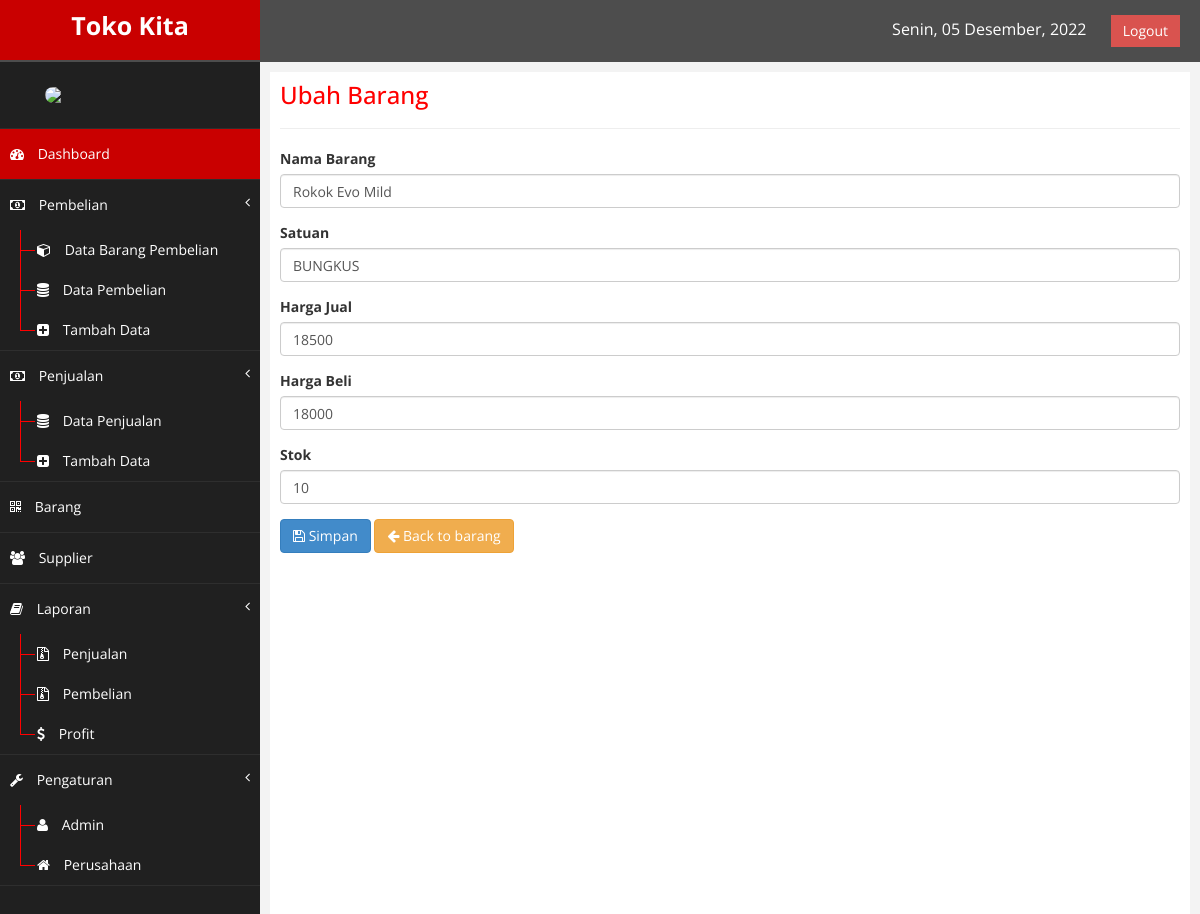
Screenshot of /index.php?page=ubahbarang&id=BR-00001 (signed in) with the database file from the repository.
### tables this page shows
CREATE TABLE `barang` (
  `kd_barang` varchar(20) NOT NULL,
  `nama_barang` varchar(60) NOT NULL,
  `satuan` varchar(20) NOT NULL,
  `harga_jual` int(15) NOT NULL,
  `harga_beli` int(15) NOT NULL,
  `stok` int(4) NOT NULL,
  `status` enum('1','0') NOT NULL DEFAULT '0'
);

### ubahbarang.php (the view, shortened to what this page needs)
<div class="row">
	<div class="col-md-12">
		<div class="box">
			<div class="box-header">
				<h3 class="box-title" style="padding-top:0; margin-top:0; color:#f00;">Ubah Barang</h3>
			</div>
			<hr/>
			<div class="box-body">
				<?php
				include "koneksi.php";
				$id = mysqli_real_escape_string($conn, $_GET['id']);
					$qry = mysqli_query($conn, "SELECT * FROM barang WHERE kd_barang = '$id'");
					$brg = mysqli_fetch_assoc($qry);
				?>
				<form method="POST" id="forminput" enctype="multipart/form-data">
					<div class="form-group">
						<label>Nama Barang</label>
						<input type="text" class="form-control" name="nama" id="nama"  value="<?php echo $brg['nama_barang']; ?>" placeholder="Masukan Nama Barang">
					</div>
					<div class="form-group">
						<label>Satuan</label>
						<input type="text" style="text-transform:uppercase" class="form-control" name="satuan" id="satuan"  value="<?php echo $brg['satuan']; ?>" placeholder="Masukan Satuan">
					</div>
					<div class="form-group">
						<label>Harga Jual</label>
						<input type="number" class="form-control" name="hargaj" id="hargaj" value="<?php echo $brg['harga_jual']; ?>" min="0">
					</div>
					<div class="form-group">
						<label>Harga Beli</label>
						<input type="number" class="form-control" name="hargab" id="hargab" value="<?php echo $brg['harga_beli']; ?>" min="0">
					</div>
					<div class="form-group">
						<label>Stok</label>
						<input type="number" class="form-control" name="stok" id="stok" value="<?php echo $brg['stok']; ?>" min="0" max="10000">
					</div>
					<button id="formbtn" class="btn btn-primary" name="save"><i class="fa fa-save"></i> Simpan</button>
					<a href="index.php?page=barang" class="btn btn-warning"><i class="fa fa-arrow-left"></i> Back to barang</a>
				</form>
			</div>
		</div>
	</div>
</div>

### assets/css/custom.css (style rules this page uses)
body { font-family: 'Open Sans', sans-serif; }

### rows the page displays
barang: nama "Rokok Evo Mild", satuan "BUNGKUS", hargaj "18500", hargab "18000", stok "10"
